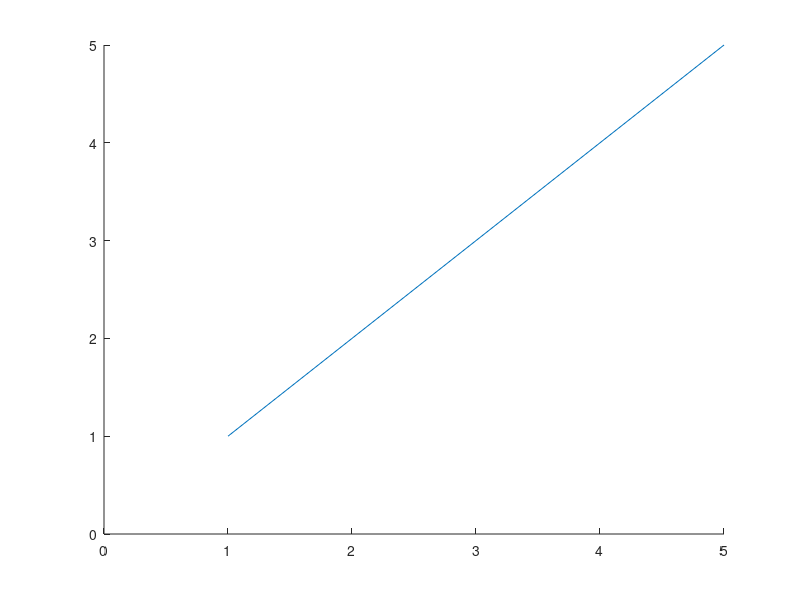
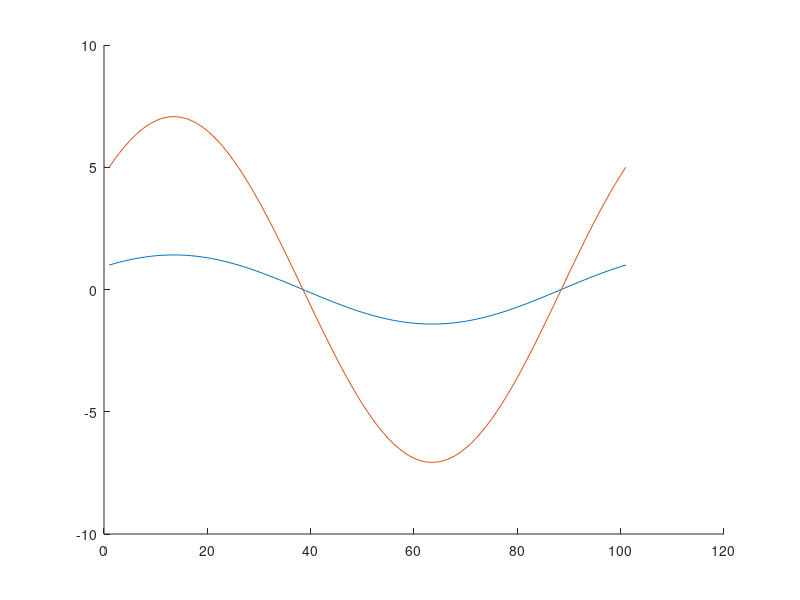

MATLAB code for these plots, in order:
close all;
clear all;

x = [1, 5];
y = [1, 5];

figure(1);
xlim([0 5]); ylim([0 5]);
hold on;
plot(x, y);

theta = 0:2 * pi/100:2 * pi;
c1 = x(1) * cos(theta) + y(1) * sin(theta);
c2 = x(2) * cos(theta) + y(2) * sin(theta);

figure(2); hold on;
plot(c1); plot(c2);

